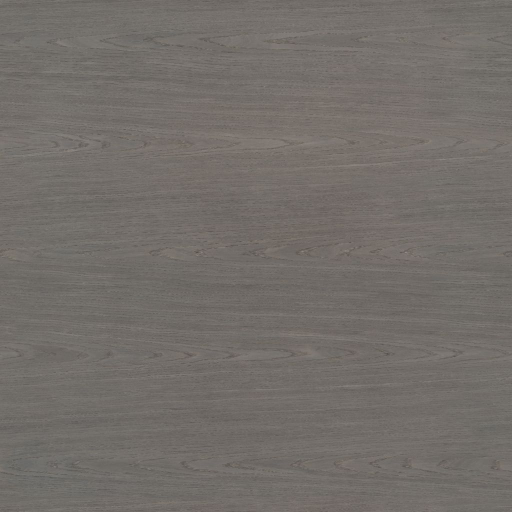
#> input picture tex/american_walnut_veneer_diff.jpg, 1024 x 1024 px, given in place of american_walnut_veneer_nor.jpg_px.png, which was not available (shown at 1/2 size)
$ python stitch360.py ../tex ../tex/american_walnut_veneer_nor.jpg 1.0 1.0 ../tex/american_walnut_veneer_nor.jpg
#> lines starting #> are read from the running program, lines starting #| are printed output that depends on the picture; pictures that were not available may be replaced by others from this repository, and a replacement may not be noted
"""Stitch six overscanned cube faces into an equirectangular panorama.

usage: stitch360.py <dir> <spot> <fovDeg> <headingDeg> <out.jpg>
Face images <dir>/<spot>_<face>.png were rendered with the camera forward/up
listed in FACES (same as capture360.mjs) and a square FOV of fovDeg. The
panorama's centre column looks along `heading` (compass: 0 north = -Z,
90 east = +X), so viewers open facing the intended view.
"""
import sys
import numpy as np
from PIL import Image

FACES = {
    'px': ((1, 0, 0), (0, 1, 0)),
    'nx': ((-1, 0, 0), (0, 1, 0)),
    'pz': ((0, 0, 1), (0, 1, 0)),
    'nz': ((0, 0, -1), (0, 1, 0)),
    'py': ((0, 1, 0), (0, 0, -1)),
    'ny': ((0, -1, 0), (0, 0, 1)),
}
W, H = 4096, 2048


def main():
    d, spot, fov, heading, out = sys.argv[1], sys.argv[2], float(sys.argv[3]), float(sys.argv[4]), sys.argv[5]
    half = np.tan(np.radians(fov / 2))
    u = (np.arange(W) + 0.5) / W
    v = (np.arange(H) + 0.5) / H
    lon = np.radians(heading) + (u - 0.5) * 2 * np.pi
    lat = (0.5 - v) * np.pi
    lon, lat = np.meshgrid(lon, lat)
    # compass -> world: heading 0 = -Z, 90 = +X
    dirs = np.stack([np.sin(lon) * np.cos(lat), np.sin(lat), -np.cos(lon) * np.cos(lat)], axis=-1)
    out_img = np.zeros((H, W, 3), dtype=np.float32)
    best = np.full((H, W), -np.inf)
    for name, (f, up) in FACES.items():
        f = np.array(f, dtype=np.float64)
        up = np.array(up, dtype=np.float64)
        r = np.cross(f, up)
        img = np.asarray(Image.open(f'{d}/{spot}_{name}.png').convert('RGB'), dtype=np.float32)
        n = img.shape[0]
#> n = 1024
        dz = dirs @ f
        x = (dirs @ r) / np.maximum(dz, 1e-6)
        y = (dirs @ up) / np.maximum(dz, 1e-6)
        # Use each face only where it is the most frontal (its own 90 deg cell).
        use = (dz > best) & (dz > 0)
        col = ((x / half + 1) / 2 * n - 0.5).clip(0, n - 1.001)
        row = ((1 - y / half) / 2 * n - 0.5).clip(0, n - 1.001)
        c0 = np.floor(col).astype(int)
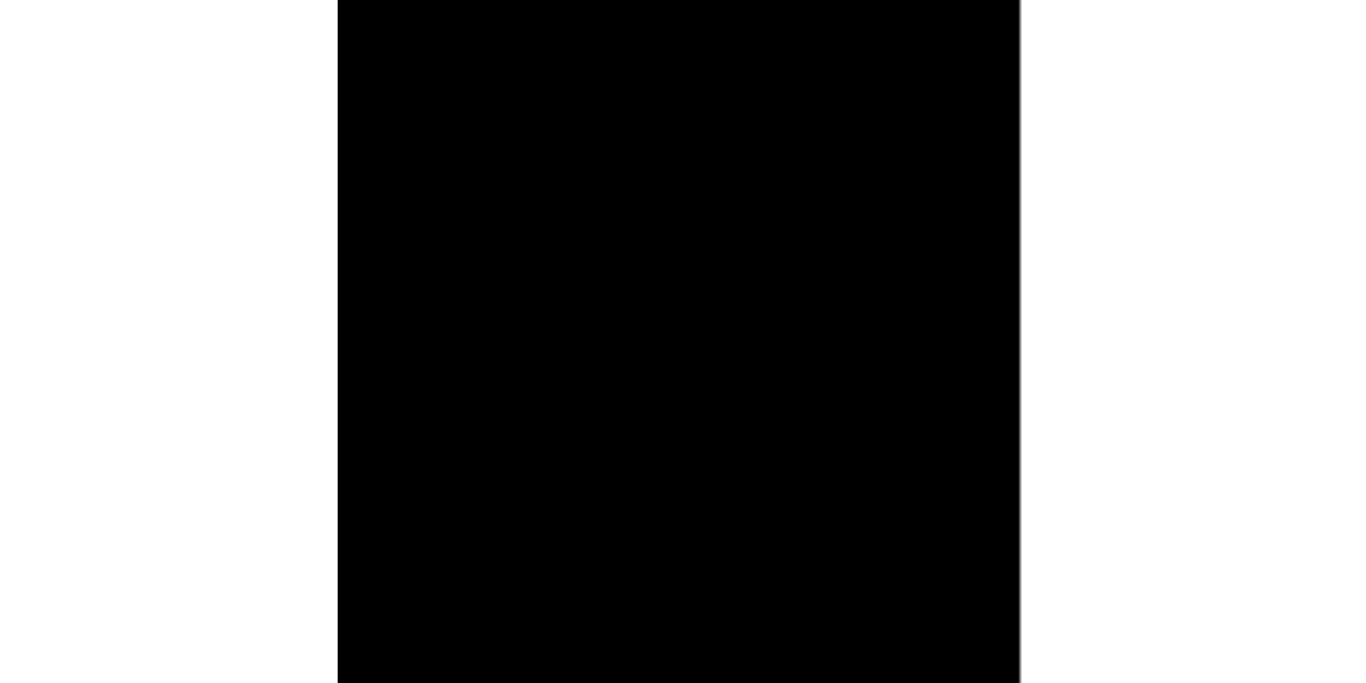
#> col: shape (2048, 4096) float64 (shown at 1/3 size); min 0, max 1023, mean 511.6; drawn with min black and max white
        r0 = np.floor(row).astype(int)
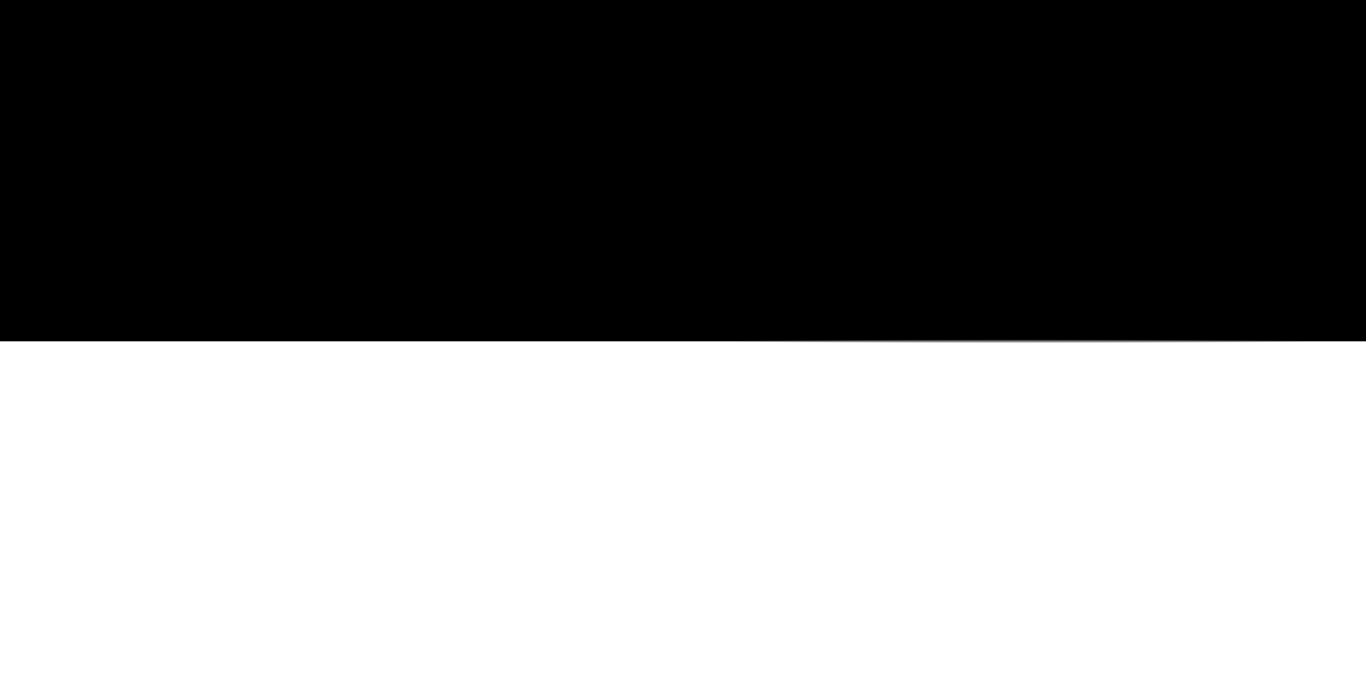
#> row: shape (2048, 4096) float64 (shown at 1/3 size); min 0, max 1023, mean 511.5; drawn with min black and max white
        fc = (col - c0)[..., None]
        fr = (row - r0)[..., None]
        s = (img[r0, c0] * (1 - fc) * (1 - fr) + img[r0, c0 + 1] * fc * (1 - fr)
             + img[r0 + 1, c0] * (1 - fc) * fr + img[r0 + 1, c0 + 1] * fc * fr)
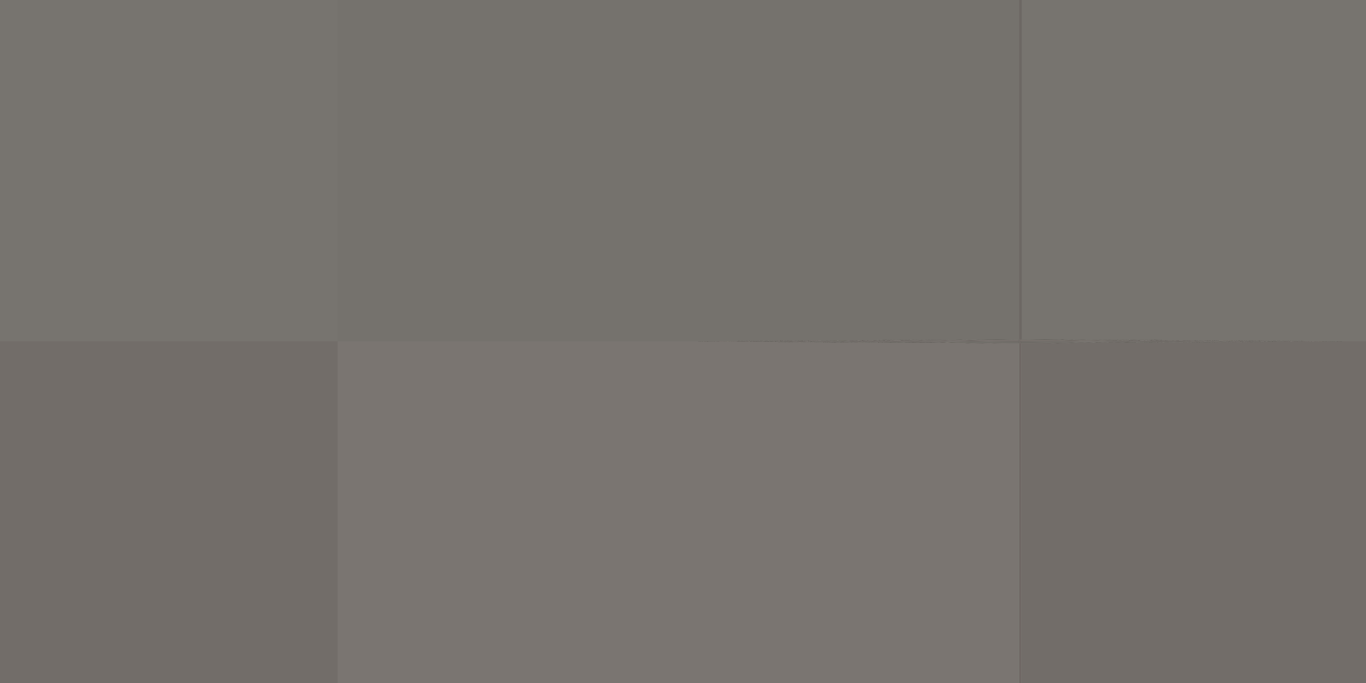
#> s: shape (2048, 4096, 3) float64 (shown at 1/3 size); mean R, G, B 118.2, 114.2, 109.7
        out_img[use] = s[use]
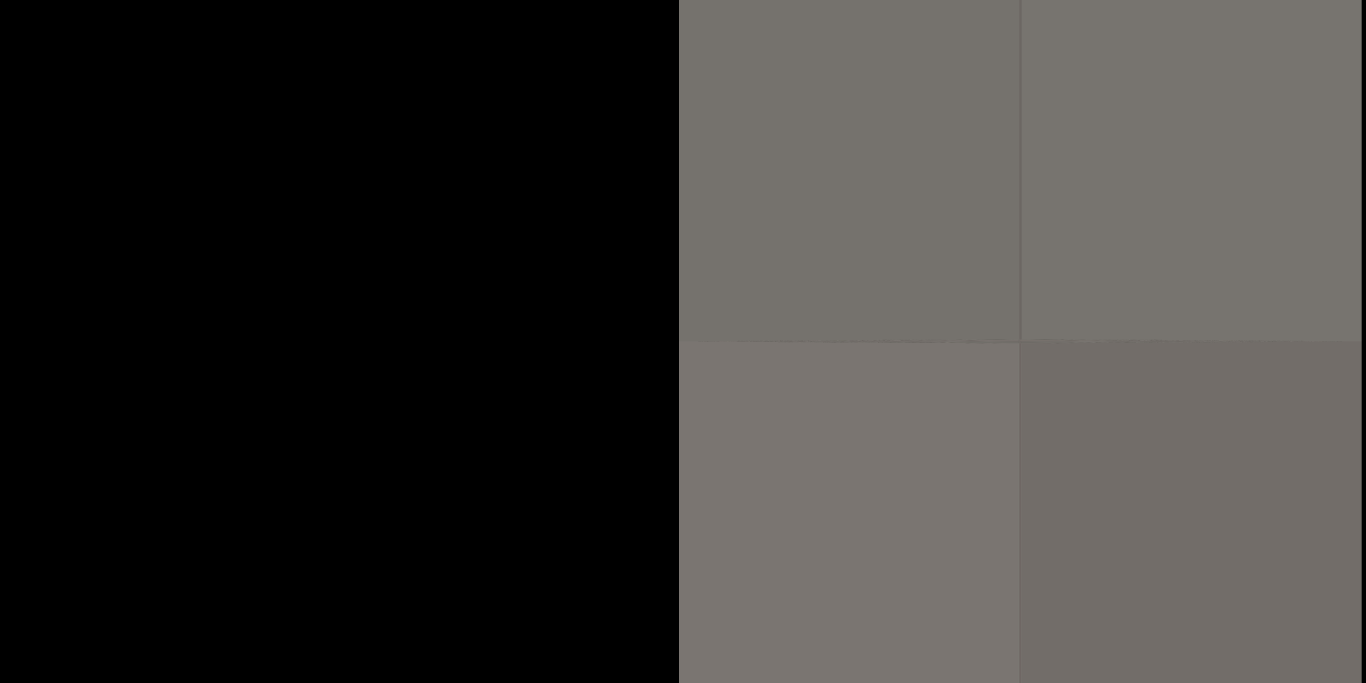
#> out_img: shape (2048, 4096, 3) float32 (shown at 1/3 size); mean R, G, B 60.7, 56.4, 55.8
        best = np.where(use, dz, best)
#> pass 2 of the loop in main, `for name, (f, up) in FACES.items():`:
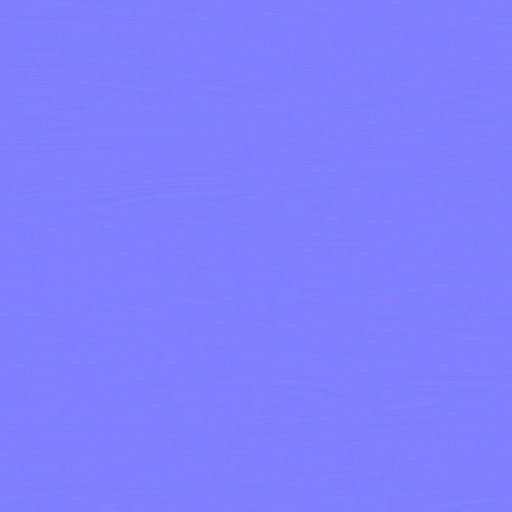
#> input picture tex/american_walnut_veneer_nor.jpg, 1024 x 1024 px, given in place of american_walnut_veneer_nor.jpg_nx.png, which was not available (shown at 1/2 size)
#> in main, `s = (img[r0, c0] * (1 - fc) * (1 - fr) + img[r0, c0 + 1] * fc * (1 - f..`:
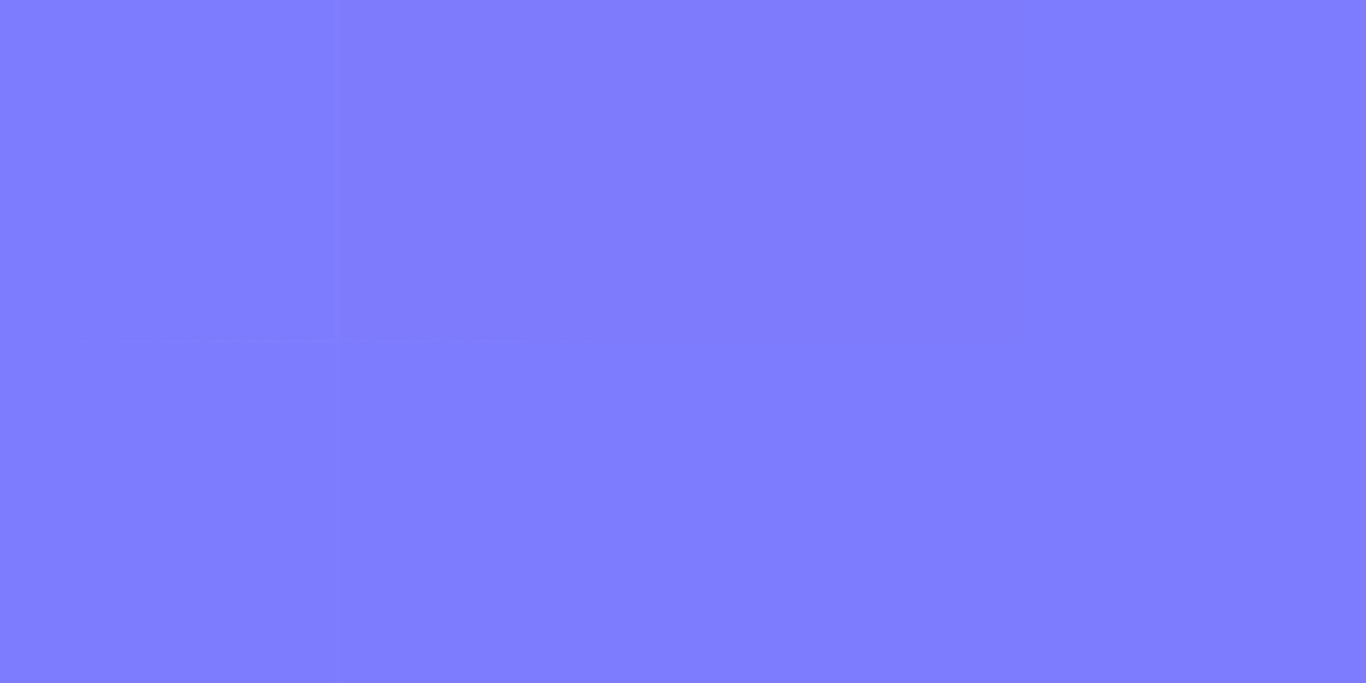
#> s: shape (2048, 4096, 3) float64 (shown at 1/3 size); mean R, G, B 125.8, 124.3, 254
#> in main, `out_img[use] = s[use]`:
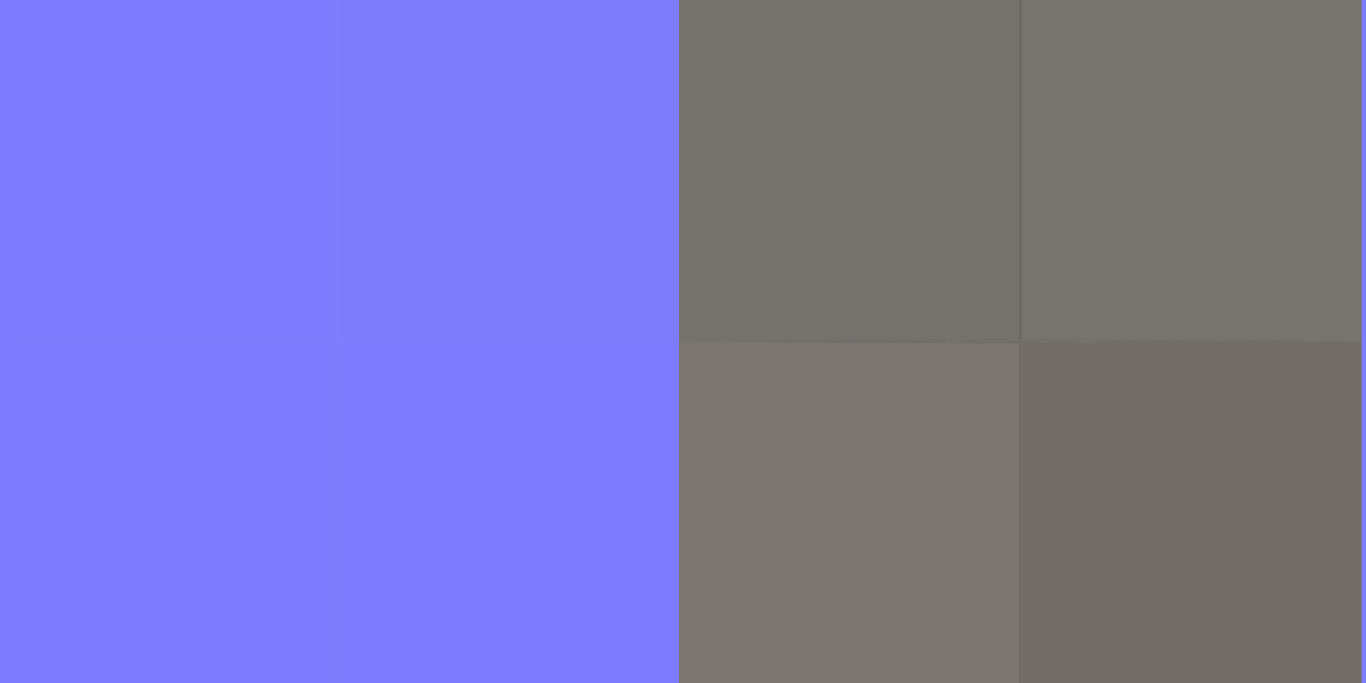
#> out_img: shape (2048, 4096, 3) float32 (shown at 1/3 size); mean R, G, B 126.2, 125.6, 187.6
    Image.fromarray(out_img.clip(0, 255).astype(np.uint8)).save(out, quality=84, optimize=True, progressive=True)
    print('saved', out)


#> (the run stopped early here; a loop or call above may not have finished)
